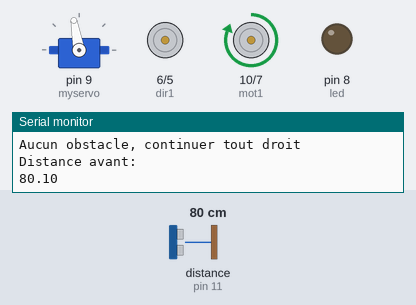
Simulated run of this sketch. Board: Arduino Uno, built with avr-gcc and run on an emulated ATmega328P. On the bench: servo, motor-driver pin pairs drawn as motors (green arrow = first pin HIGH = forward, orange = second pin HIGH = backward, longer = more drive), output pins drawn as LEDs (lit = HIGH), the last lines printed to the serial monitor. Wiring (inferred from the names in the program): ultrasonic range finder: trigger pin 12; echo pin 11. The test bench sets the inputs (shaded band); at power-on: distance to the obstacle (sensor on pin 11) 80 cm. The echo pulse lasts 58.3 µs per cm; pins used as bus, display or sensor lines are not drawn.

Above: at 1.5 s.
1.6 s: distance to the obstacle (sensor on pin 11) set to 29 cm
3.2 s: distance to the obstacle (sensor on pin 11) set to 22 cm
At 5.8 s:
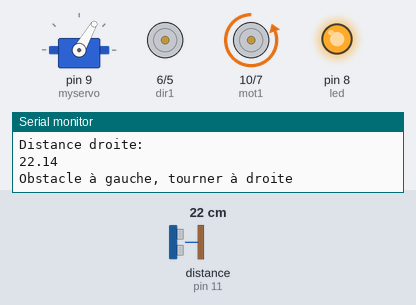
9.1 s: distance to the obstacle (sensor on pin 11) set to 35 cm
At 12.1 s:
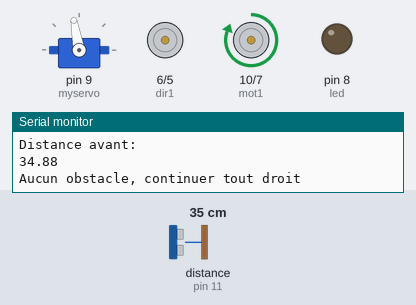
12.2 s: distance to the obstacle (sensor on pin 11) set to 18 cm
At 12.9 s:
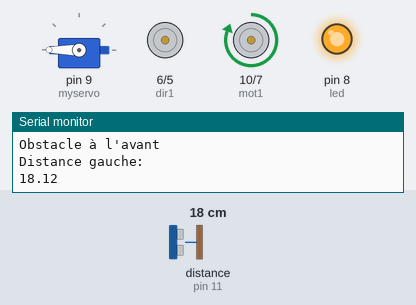
Timing chart, 0 to 15.2 s (numbered marks = the images above; inputs shaded):
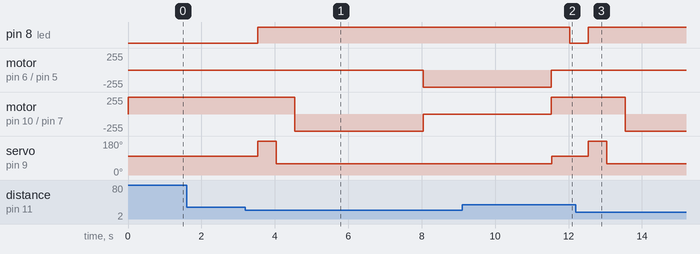

The sketch:

ultra_serv.ino
```cpp
#include <Servo.h>


const int echoPin = 11;
const int triggerPin = 12;

int dir1 = 6;
int dir2 = 5;
int mot1 = 10;// moteur dans le premier sens (avance);
int mot2 = 7;//moteur dans le deuxiemz sens (arriere);
int led = 8;
int distanceAvant;
int distanceDroite;
int distanceGauche;
float intervalle;

Servo myservo; //Création de l'objet servo
const int delay_time = 250; //Temps accordé au servo pour la mesure de la distance de chaque côté

//---------------------------------------------------------------------------------------------------------------------
void setup()
{

  Serial.begin(9600);
  pinMode(echoPin, INPUT);
  pinMode(triggerPin, OUTPUT);
   pinMode(led, OUTPUT);
   pinMode(mot1, OUTPUT);
   pinMode(mot2, OUTPUT);
   pinMode(dir1, OUTPUT);
   pinMode(dir2, OUTPUT);
  myservo.attach(9); //Associe myservo à la pin 9 (PWM)
}

//----------------------------------------------------------------------------------------------------------
void mesurerDistanceAvant()
{
  myservo.write(100);//90
      delay(delay_time);
        digitalWrite(triggerPin, LOW);
          delayMicroseconds(2);
            digitalWrite(triggerPin, HIGH); //Envoie d'une onde sonore
              delayMicroseconds(10);
                digitalWrite(triggerPin, LOW);
              intervalle = pulseIn(echoPin, HIGH); //Réception de l'écho
             intervalle = intervalle/5.8/10; //Conversion de la différence de temps entre l'envoie de l'onde sonore et la réception de l'écho en distance (cm)
            Serial.println("Distance avant:");
          Serial.println(intervalle);
       distanceAvant = intervalle; //Arrondissement de la distance
}

//-----------------------------------------------------------------------------------------------------------------------------
void mesurerDistanceGauche()// fonction permettent de prendre des mesures a gauch
{
        myservo.write(180);
          delay(delay_time);
           digitalWrite(triggerPin, LOW);
             delayMicroseconds( 2);
               digitalWrite(triggerPin, HIGH); //Envoie d'une onde sonore
                 delayMicroseconds( 10);
                    digitalWrite(triggerPin, LOW);
                   intervalle = pulseIn(echoPin, HIGH); //Réception de l'écho
                 intervalle = intervalle/5.8/10; //Conversion de la différence de temps entre l'envoie de l'onde sonore et la réception de l'écho en distance (cm)
                Serial.println("Distance gauche:");
              Serial.println(intervalle);
                distanceGauche = intervalle;
}

//------------------------------------------------------------------------------------------------------------
void mesurerDistanceDroite()
{
  myservo.write(60);//0
    delay(delay_time);
      digitalWrite(triggerPin, LOW);
         delayMicroseconds( 2);
            digitalWrite(triggerPin, HIGH); //Envoie d'une onde sonore
             delayMicroseconds( 10);
          digitalWrite(triggerPin, LOW);
        intervalle = pulseIn(echoPin, HIGH); //Réception de l'écho
       intervalle = intervalle/5.8/10; //Conversion de la différence de temps entre l'envoie de l'onde sonore et la réception de l'écho en distance (cm)
         Serial.println("Distance droite:");
            Serial.println(intervalle);
               distanceDroite = intervalle;
}

//------------------------------------------------------------------------------------------------------------
void recul()
{
   digitalWrite(mot1,LOW );
   digitalWrite(mot2, HIGH);
   delay(2500);
   digitalWrite(mot2,LOW );
 //digitalWrite(dir1,LOW);
  //digitalWrite(dir2,);
  }
  //------------------------------------------------------------------------------------------------------
  void avance()
  {
    digitalWrite(mot1, HIGH);
   digitalWrite(mot2, LOW);

  }
  //---------------------------------------------------------------------------------------------------------
  void gauche()
  {
    recul();
    digitalWrite(dir2,LOW);
    digitalWrite(dir1,HIGH);
    delay(3500);
    digitalWrite(dir1,LOW);
    avance();
  }
  //-----------------------------------------------------------------------------------------------------------*
  void droite()
  {
    recul();
    digitalWrite(dir1,LOW);
    digitalWrite(dir2,HIGH);
    delay(3500);
    digitalWrite(dir2,LOW);
    avance();
  }
//------------------------------------------------------------------------------------------------------------
void modeUltrason() // fonction permettent d'effectuer des testes pour determiner un obstacle
{
   avance();
  mesurerDistanceAvant();
  delay(delay_time);

  if(distanceAvant < 25) //Si la distance avant est de moins de 25cm
  {
       Serial.println("Obstacle à l'avant");
       digitalWrite(led,HIGH);
         Serial.println();
           mesurerDistanceGauche();
            delay(delay_time);
               mesurerDistanceDroite();
               delay(delay_time);
               digitalWrite(mot1,LOW);
             digitalWrite(mot2, HIGH );
                 delay(1000);
    if(distanceGauche < 15 && distanceDroite < 15) //Si la distance à gauche et la distance à droite sont de moins de 15cm
    {
             Serial.println("Obstacles à gauche et à droite, reculer");
            Serial.println();
            recul();
    }
    else if(distanceGauche > distanceDroite) //Si la distance gauche est plus grande que la distance droite
    {
            Serial.println("Obstacle à droite, tourner à gauche");
              Serial.println();
              gauche();
    }

    else if(distanceGauche <= distanceDroite) //Si la distance gauche est plus petite ou égale à la distance droite
    {
           Serial.println("Obstacle à gauche, tourner à droite");
          Serial.println();
          droite();

    }
    }
  else //Si la distance avant est de plus de 25cm
   {
            Serial.println("Aucun obstacle, continuer tout droit");
          Serial.println();
          digitalWrite(led,LOW);
          avance ();
   }
}

//-------------------------------------------------------------------------------------------------
void loop(){

  modeUltrason(); // appel de la fonction
}
```

Measured:
- the behaviour switches between 26 and 25 cm on distance to the obstacle (sensor on pin 11) (found by bisection; images 0 and 1)
- after the input at 3.2 s, pin 8 (led): LOW → HIGH after 0.33 s; motor on pin 6 (dir1) / pin 5 (dir2): stopped → backward 255/255 after 4.8 s; motor on pin 10 (mot1) / pin 7 (mot2): forward 255/255 → backward 255/255 after 1.3 s, → stopped 3.5 s later; servo on pin 9 (myservo): 100° → 180° after 0.33 s, → 60° 0.50 s later
- after the input at 9.1 s, pin 8 (led): HIGH → LOW after 2.9 s
- after the input at 12.2 s, pin 8 (led): LOW → HIGH after 0.34 s; motor on pin 10 (mot1) / pin 7 (mot2): forward 255/255 → backward 255/255 after 1.3 s; servo on pin 9 (myservo): 100° → 180° after 0.34 s, → 60° 0.50 s later
